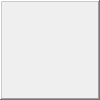
<?xml version="1.0" encoding="UTF-8"?>
<ui version="4.0">
 <class>GTButton</class>
 <widget class="QFrame" name="GTButton">
  <property name="geometry">
   <rect>
    <x>0</x>
    <y>0</y>
    <width>100</width>
    <height>100</height>
   </rect>
  </property>
  <property name="windowTitle">
   <string>GTButton</string>
  </property>
  <property name="frameShape">
   <enum>QFrame::WinPanel</enum>
  </property>
  <property name="frameShadow">
   <enum>QFrame::Raised</enum>
  </property>
  <widget class="QLabel" name="iconLbl">
   <property name="geometry">
    <rect>
     <x>1</x>
     <y>1</y>
     <width>48</width>
     <height>48</height>
    </rect>
   </property>
   <property name="scaledContents">
    <bool>true</bool>
   </property>
   <property name="alignment">
    <set>Qt::AlignCenter</set>
   </property>
  </widget>
 </widget>
 <layoutdefault spacing="6" margin="11"/>
 <resources/>
 <connections/>
</ui>
